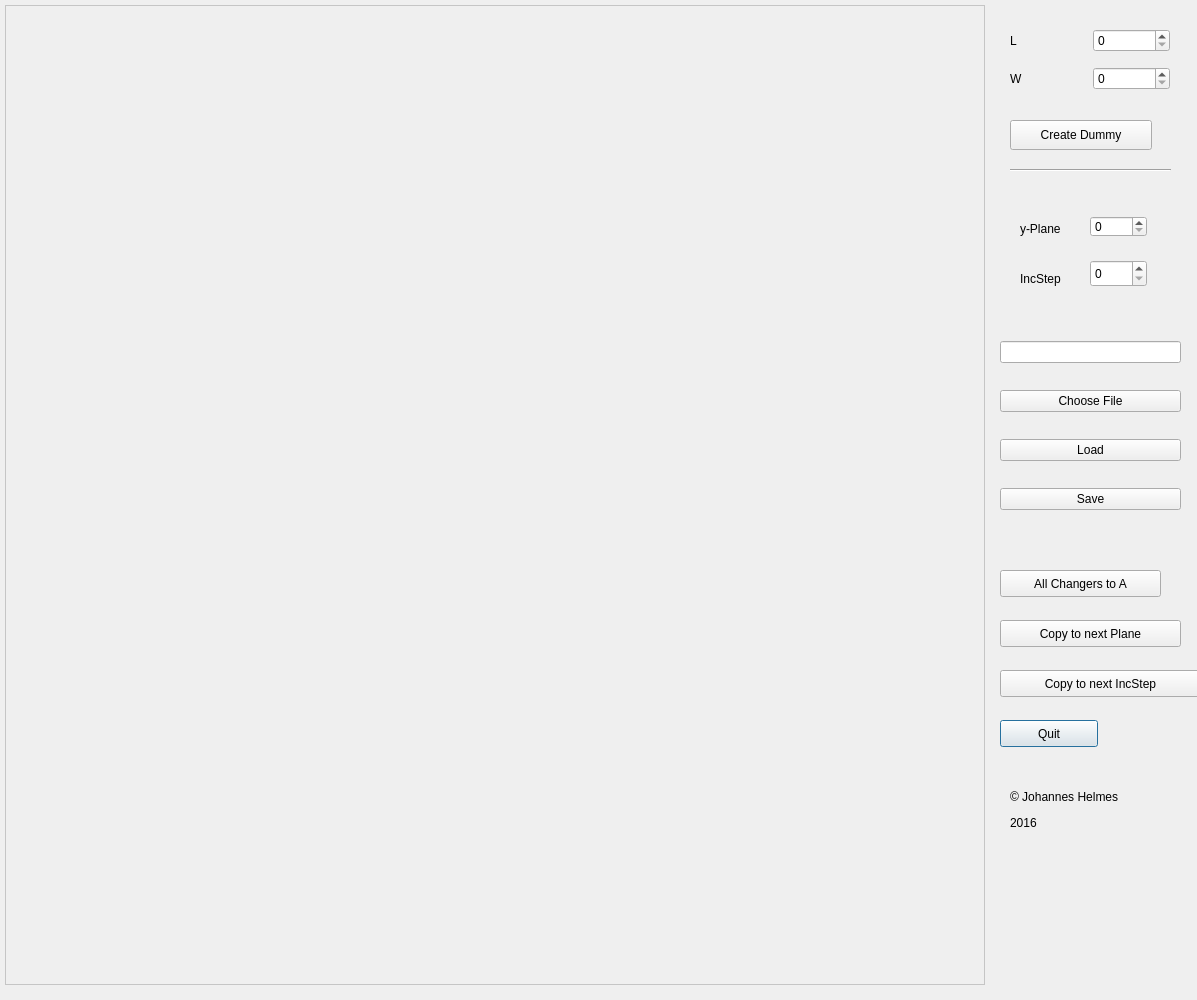
<?xml version="1.0" encoding="UTF-8"?>
<ui version="4.0">
 <class>Dialog</class>
 <widget class="QDialog" name="Dialog">
  <property name="geometry">
   <rect>
    <x>0</x>
    <y>0</y>
    <width>1197</width>
    <height>1000</height>
   </rect>
  </property>
  <property name="windowTitle">
   <string>Increment Maker</string>
  </property>
  <widget class="Line" name="line">
   <property name="geometry">
    <rect>
     <x>1010</x>
     <y>160</y>
     <width>161</width>
     <height>20</height>
    </rect>
   </property>
   <property name="orientation">
    <enum>Qt::Horizontal</enum>
   </property>
  </widget>
  <widget class="QPushButton" name="Quit">
   <property name="geometry">
    <rect>
     <x>1000</x>
     <y>720</y>
     <width>98</width>
     <height>27</height>
    </rect>
   </property>
   <property name="text">
    <string>Quit</string>
   </property>
  </widget>
  <widget class="QFrame" name="Frame">
   <property name="geometry">
    <rect>
     <x>5</x>
     <y>5</y>
     <width>980</width>
     <height>980</height>
    </rect>
   </property>
   <property name="palette">
    <palette>
     <active>
      <colorrole role="WindowText">
       <brush brushstyle="SolidPattern">
        <color alpha="255">
         <red>0</red>
         <green>0</green>
         <blue>0</blue>
        </color>
       </brush>
      </colorrole>
      <colorrole role="Button">
       <brush brushstyle="SolidPattern">
        <color alpha="255">
         <red>255</red>
         <green>255</green>
         <blue>255</blue>
        </color>
       </brush>
      </colorrole>
      <colorrole role="Light">
       <brush brushstyle="SolidPattern">
        <color alpha="255">
         <red>255</red>
         <green>255</green>
         <blue>255</blue>
        </color>
       </brush>
      </colorrole>
      <colorrole role="Midlight">
       <brush brushstyle="SolidPattern">
        <color alpha="255">
         <red>255</red>
         <green>255</green>
         <blue>255</blue>
        </color>
       </brush>
      </colorrole>
      <colorrole role="Dark">
       <brush brushstyle="SolidPattern">
        <color alpha="255">
         <red>127</red>
         <green>127</green>
         <blue>127</blue>
        </color>
       </brush>
      </colorrole>
      <colorrole role="Mid">
       <brush brushstyle="SolidPattern">
        <color alpha="255">
         <red>170</red>
         <green>170</green>
         <blue>170</blue>
        </color>
       </brush>
      </colorrole>
      <colorrole role="Text">
       <brush brushstyle="SolidPattern">
        <color alpha="255">
         <red>0</red>
         <green>0</green>
         <blue>0</blue>
        </color>
       </brush>
      </colorrole>
      <colorrole role="BrightText">
       <brush brushstyle="SolidPattern">
        <color alpha="255">
         <red>255</red>
         <green>255</green>
         <blue>255</blue>
        </color>
       </brush>
      </colorrole>
      <colorrole role="ButtonText">
       <brush brushstyle="SolidPattern">
        <color alpha="255">
         <red>0</red>
         <green>0</green>
         <blue>0</blue>
        </color>
       </brush>
      </colorrole>
      <colorrole role="Base">
       <brush brushstyle="SolidPattern">
        <color alpha="255">
         <red>255</red>
         <green>255</green>
         <blue>255</blue>
        </color>
       </brush>
      </colorrole>
      <colorrole role="Window">
       <brush brushstyle="SolidPattern">
        <color alpha="255">
         <red>255</red>
         <green>255</green>
         <blue>255</blue>
        </color>
       </brush>
      </colorrole>
      <colorrole role="Shadow">
       <brush brushstyle="SolidPattern">
        <color alpha="255">
         <red>0</red>
         <green>0</green>
         <blue>0</blue>
        </color>
       </brush>
      </colorrole>
      <colorrole role="AlternateBase">
       <brush brushstyle="SolidPattern">
        <color alpha="255">
         <red>255</red>
         <green>255</green>
         <blue>255</blue>
        </color>
       </brush>
      </colorrole>
      <colorrole role="ToolTipBase">
       <brush brushstyle="SolidPattern">
        <color alpha="255">
         <red>255</red>
         <green>255</green>
         <blue>220</blue>
        </color>
       </brush>
      </colorrole>
      <colorrole role="ToolTipText">
       <brush brushstyle="SolidPattern">
        <color alpha="255">
         <red>0</red>
         <green>0</green>
         <blue>0</blue>
        </color>
       </brush>
      </colorrole>
     </active>
     <inactive>
      <colorrole role="WindowText">
       <brush brushstyle="SolidPattern">
        <color alpha="255">
         <red>0</red>
         <green>0</green>
         <blue>0</blue>
        </color>
       </brush>
      </colorrole>
      <colorrole role="Button">
       <brush brushstyle="SolidPattern">
        <color alpha="255">
         <red>255</red>
         <green>255</green>
         <blue>255</blue>
        </color>
       </brush>
      </colorrole>
      <colorrole role="Light">
       <brush brushstyle="SolidPattern">
        <color alpha="255">
         <red>255</red>
         <green>255</green>
         <blue>255</blue>
        </color>
       </brush>
      </colorrole>
      <colorrole role="Midlight">
       <brush brushstyle="SolidPattern">
        <color alpha="255">
         <red>255</red>
         <green>255</green>
         <blue>255</blue>
        </color>
       </brush>
      </colorrole>
      <colorrole role="Dark">
       <brush brushstyle="SolidPattern">
        <color alpha="255">
         <red>127</red>
         <green>127</green>
         <blue>127</blue>
        </color>
       </brush>
      </colorrole>
      <colorrole role="Mid">
       <brush brushstyle="SolidPattern">
        <color alpha="255">
         <red>170</red>
         <green>170</green>
         <blue>170</blue>
        </color>
       </brush>
      </colorrole>
      <colorrole role="Text">
       <brush brushstyle="SolidPattern">
        <color alpha="255">
         <red>0</red>
         <green>0</green>
         <blue>0</blue>
        </color>
       </brush>
      </colorrole>
      <colorrole role="BrightText">
       <brush brushstyle="SolidPattern">
        <color alpha="255">
         <red>255</red>
         <green>255</green>
         <blue>255</blue>
        </color>
       </brush>
      </colorrole>
      <colorrole role="ButtonText">
       <brush brushstyle="SolidPattern">
        <color alpha="255">
         <red>0</red>
         <green>0</green>
         <blue>0</blue>
        </color>
       </brush>
      </colorrole>
      <colorrole role="Base">
       <brush brushstyle="SolidPattern">
        <color alpha="255">
         <red>255</red>
         <green>255</green>
         <blue>255</blue>
        </color>
       </brush>
      </colorrole>
      <colorrole role="Window">
       <brush brushstyle="SolidPattern">
        <color alpha="255">
         <red>255</red>
         <green>255</green>
         <blue>255</blue>
        </color>
       </brush>
      </colorrole>
      <colorrole role="Shadow">
       <brush brushstyle="SolidPattern">
        <color alpha="255">
         <red>0</red>
         <green>0</green>
         <blue>0</blue>
        </color>
       </brush>
      </colorrole>
      <colorrole role="AlternateBase">
       <brush brushstyle="SolidPattern">
        <color alpha="255">
         <red>255</red>
         <green>255</green>
         <blue>255</blue>
        </color>
       </brush>
      </colorrole>
      <colorrole role="ToolTipBase">
       <brush brushstyle="SolidPattern">
        <color alpha="255">
         <red>255</red>
         <green>255</green>
         <blue>220</blue>
        </color>
       </brush>
      </colorrole>
      <colorrole role="ToolTipText">
       <brush brushstyle="SolidPattern">
        <color alpha="255">
         <red>0</red>
         <green>0</green>
         <blue>0</blue>
        </color>
       </brush>
      </colorrole>
     </inactive>
     <disabled>
      <colorrole role="WindowText">
       <brush brushstyle="SolidPattern">
        <color alpha="255">
         <red>127</red>
         <green>127</green>
         <blue>127</blue>
        </color>
       </brush>
      </colorrole>
      <colorrole role="Button">
       <brush brushstyle="SolidPattern">
        <color alpha="255">
         <red>255</red>
         <green>255</green>
         <blue>255</blue>
        </color>
       </brush>
      </colorrole>
      <colorrole role="Light">
       <brush brushstyle="SolidPattern">
        <color alpha="255">
         <red>255</red>
         <green>255</green>
         <blue>255</blue>
        </color>
       </brush>
      </colorrole>
      <colorrole role="Midlight">
       <brush brushstyle="SolidPattern">
        <color alpha="255">
         <red>255</red>
         <green>255</green>
         <blue>255</blue>
        </color>
       </brush>
      </colorrole>
      <colorrole role="Dark">
       <brush brushstyle="SolidPattern">
        <color alpha="255">
         <red>127</red>
         <green>127</green>
         <blue>127</blue>
        </color>
       </brush>
      </colorrole>
      <colorrole role="Mid">
       <brush brushstyle="SolidPattern">
        <color alpha="255">
         <red>170</red>
         <green>170</green>
         <blue>170</blue>
        </color>
       </brush>
      </colorrole>
      <colorrole role="Text">
       <brush brushstyle="SolidPattern">
        <color alpha="255">
         <red>127</red>
         <green>127</green>
         <blue>127</blue>
        </color>
       </brush>
      </colorrole>
      <colorrole role="BrightText">
       <brush brushstyle="SolidPattern">
        <color alpha="255">
         <red>255</red>
         <green>255</green>
         <blue>255</blue>
        </color>
       </brush>
      </colorrole>
      <colorrole role="ButtonText">
       <brush brushstyle="SolidPattern">
        <color alpha="255">
         <red>127</red>
         <green>127</green>
         <blue>127</blue>
        </color>
       </brush>
      </colorrole>
      <colorrole role="Base">
       <brush brushstyle="SolidPattern">
        <color alpha="255">
         <red>255</red>
         <green>255</green>
         <blue>255</blue>
        </color>
       </brush>
      </colorrole>
      <colorrole role="Window">
       <brush brushstyle="SolidPattern">
        <color alpha="255">
         <red>255</red>
         <green>255</green>
         <blue>255</blue>
        </color>
       </brush>
      </colorrole>
      <colorrole role="Shadow">
       <brush brushstyle="SolidPattern">
        <color alpha="255">
         <red>0</red>
         <green>0</green>
         <blue>0</blue>
        </color>
       </brush>
      </colorrole>
      <colorrole role="AlternateBase">
       <brush brushstyle="SolidPattern">
        <color alpha="255">
         <red>255</red>
         <green>255</green>
         <blue>255</blue>
        </color>
       </brush>
      </colorrole>
      <colorrole role="ToolTipBase">
       <brush brushstyle="SolidPattern">
        <color alpha="255">
         <red>255</red>
         <green>255</green>
         <blue>220</blue>
        </color>
       </brush>
      </colorrole>
      <colorrole role="ToolTipText">
       <brush brushstyle="SolidPattern">
        <color alpha="255">
         <red>0</red>
         <green>0</green>
         <blue>0</blue>
        </color>
       </brush>
      </colorrole>
     </disabled>
    </palette>
   </property>
   <property name="frameShape">
    <enum>QFrame::StyledPanel</enum>
   </property>
   <property name="frameShadow">
    <enum>QFrame::Raised</enum>
   </property>
   <property name="lineWidth">
    <number>2</number>
   </property>
  </widget>
  <widget class="QLabel" name="label_2">
   <property name="geometry">
    <rect>
     <x>1010</x>
     <y>770</y>
     <width>161</width>
     <height>81</height>
    </rect>
   </property>
   <property name="text">
    <string>&lt;html&gt;&lt;head/&gt;&lt;body&gt;&lt;p&gt;© Johannes Helmes &lt;/p&gt;&lt;p&gt;2016&lt;/p&gt;&lt;/body&gt;&lt;/html&gt;</string>
   </property>
  </widget>
  <widget class="QPushButton" name="Change21">
   <property name="geometry">
    <rect>
     <x>1000</x>
     <y>570</y>
     <width>161</width>
     <height>27</height>
    </rect>
   </property>
   <property name="text">
    <string>All Changers to A</string>
   </property>
  </widget>
  <widget class="QSpinBox" name="PlaneNo">
   <property name="geometry">
    <rect>
     <x>1090</x>
     <y>216</y>
     <width>57</width>
     <height>21</height>
    </rect>
   </property>
  </widget>
  <widget class="QSpinBox" name="IncStepNo">
   <property name="geometry">
    <rect>
     <x>1090</x>
     <y>260</y>
     <width>57</width>
     <height>27</height>
    </rect>
   </property>
  </widget>
  <widget class="QLabel" name="label_3">
   <property name="geometry">
    <rect>
     <x>1020</x>
     <y>220</y>
     <width>64</width>
     <height>17</height>
    </rect>
   </property>
   <property name="text">
    <string>y-Plane</string>
   </property>
  </widget>
  <widget class="QLabel" name="label_4">
   <property name="geometry">
    <rect>
     <x>1020</x>
     <y>270</y>
     <width>64</width>
     <height>17</height>
    </rect>
   </property>
   <property name="text">
    <string>IncStep</string>
   </property>
  </widget>
  <widget class="QPushButton" name="CopyPlane">
   <property name="geometry">
    <rect>
     <x>1000</x>
     <y>620</y>
     <width>181</width>
     <height>27</height>
    </rect>
   </property>
   <property name="text">
    <string>Copy to next Plane</string>
   </property>
  </widget>
  <widget class="QPushButton" name="CopyIncStep">
   <property name="geometry">
    <rect>
     <x>1000</x>
     <y>670</y>
     <width>201</width>
     <height>27</height>
    </rect>
   </property>
   <property name="text">
    <string>Copy to next IncStep</string>
   </property>
  </widget>
  <widget class="QWidget" name="verticalLayoutWidget">
   <property name="geometry">
    <rect>
     <x>1000</x>
     <y>320</y>
     <width>181</width>
     <height>211</height>
    </rect>
   </property>
   <layout class="QVBoxLayout" name="verticalLayout">
    <item>
     <widget class="QLineEdit" name="Filename"/>
    </item>
    <item>
     <widget class="QPushButton" name="Choose">
      <property name="text">
       <string>Choose File</string>
      </property>
     </widget>
    </item>
    <item>
     <widget class="QPushButton" name="Load">
      <property name="text">
       <string>Load</string>
      </property>
     </widget>
    </item>
    <item>
     <widget class="QPushButton" name="Save">
      <property name="text">
       <string>Save</string>
      </property>
     </widget>
    </item>
   </layout>
  </widget>
  <widget class="QPushButton" name="Create">
   <property name="geometry">
    <rect>
     <x>1010</x>
     <y>120</y>
     <width>142</width>
     <height>30</height>
    </rect>
   </property>
   <property name="text">
    <string>Create Dummy</string>
   </property>
  </widget>
  <widget class="QWidget" name="gridLayoutWidget">
   <property name="geometry">
    <rect>
     <x>1010</x>
     <y>20</y>
     <width>160</width>
     <height>80</height>
    </rect>
   </property>
   <layout class="QGridLayout" name="gridLayout">
    <item row="0" column="1">
     <widget class="QSpinBox" name="LValue"/>
    </item>
    <item row="0" column="0">
     <widget class="QLabel" name="label">
      <property name="text">
       <string>L</string>
      </property>
     </widget>
    </item>
    <item row="1" column="0">
     <widget class="QLabel" name="label_5">
      <property name="text">
       <string>W</string>
      </property>
     </widget>
    </item>
    <item row="1" column="1">
     <widget class="QSpinBox" name="WValue"/>
    </item>
   </layout>
  </widget>
 </widget>
 <resources/>
 <connections/>
</ui>
